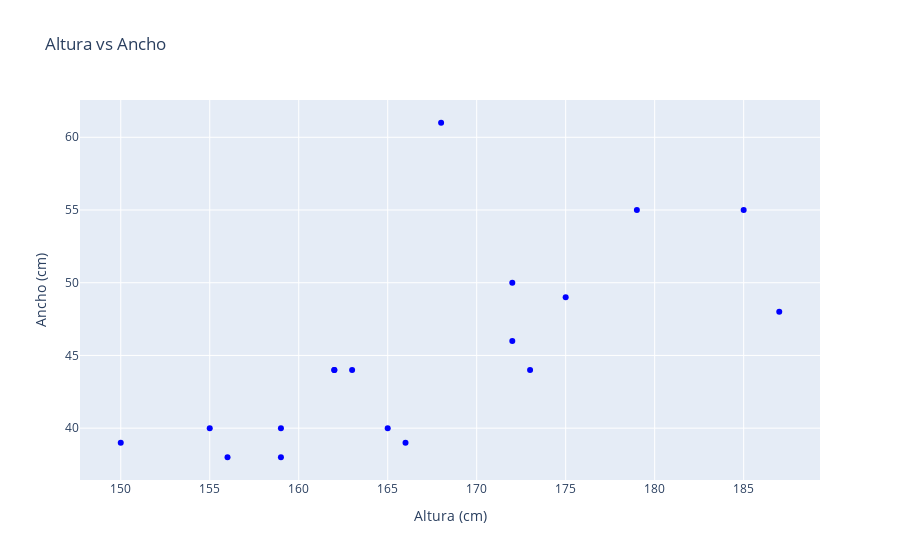
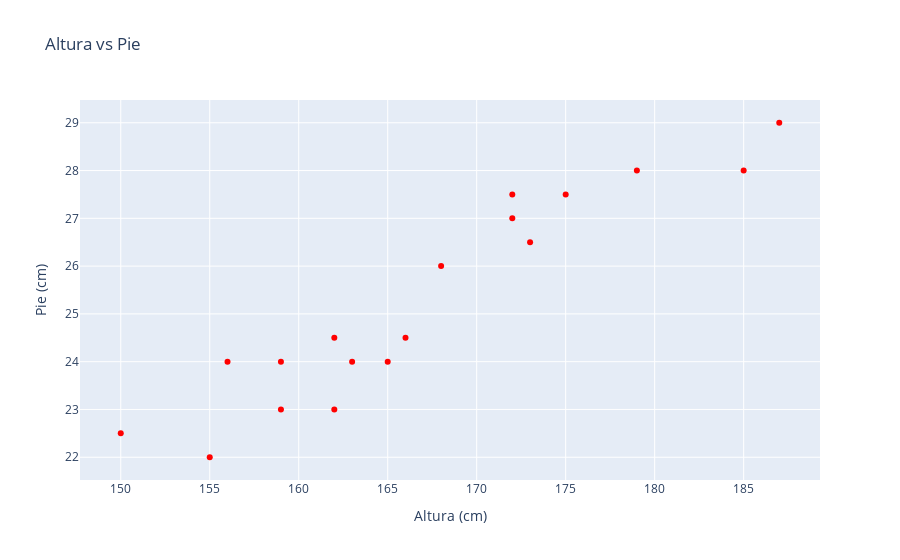

The notebook cell these images were saved under, in order:
### Code cell
fig1 = px.scatter(df, x="Altura", y="Ancho", 
                  title="Altura vs Ancho", 
                  labels={"Altura": "Altura (cm)", "Ancho": "Ancho (cm)"},
                  color_discrete_sequence=["blue"])

# Scatter plot de Altura vs Pie
fig2 = px.scatter(df, x="Altura", y="Pie", 
                  title="Altura vs Pie", 
                  labels={"Altura": "Altura (cm)", "Pie": "Pie (cm)"},
                  color_discrete_sequence=["red"])

# Mostrar ambas gráficas
fig1.show()
fig2.show()

### Figure 1 — Plotly figure (JSON) as saved in the notebook; plotly's stock layout.template omitted (floating-point values rounded to 4 significant figures)
{"data": [{"hovertemplate": "Altura (cm)=%{x}<br>Ancho (cm)=%{y}<extra></extra>", "legendgroup": "", "marker": {"color": "blue", "symbol": "circle"}, "mode": "markers", "name": "", "orientation": "v", "showlegend": false, "type": "scatter", "x": [185, 173, 163, 162, 172, 159, 187, 165, 175, 162, 155, 168, 179, 172, 159, 166, 156, 150], "xaxis": "x", "y": [55, 44, 44, 44, 46, 40, 48, 40, 49, 44, 40, 61, 55, 50, 38, 39, 38, 39], "yaxis": "y"}], "layout": {"legend": {"tracegroupgap": 0}, "title": {"text": "Altura vs Ancho"}, "xaxis": {"anchor": "y", "domain": [0, 1], "title": {"text": "Altura (cm)"}}, "yaxis": {"anchor": "x", "domain": [0, 1], "title": {"text": "Ancho (cm)"}}}}

### Figure 2 — Plotly figure (JSON) as saved in the notebook; plotly's stock layout.template omitted (floating-point values rounded to 4 significant figures)
{"data": [{"hovertemplate": "Altura (cm)=%{x}<br>Pie (cm)=%{y}<extra></extra>", "legendgroup": "", "marker": {"color": "red", "symbol": "circle"}, "mode": "markers", "name": "", "orientation": "v", "showlegend": false, "type": "scatter", "x": [185, 173, 163, 162, 172, 159, 187, 165, 175, 162, 155, 168, 179, 172, 159, 166, 156, 150], "xaxis": "x", "y": [28, 26.5, 24, 24.5, 27, 23, 29, 24, 27.5, 23, 22, 26, 28, 27.5, 24, 24.5, 24, 22.5], "yaxis": "y"}], "layout": {"legend": {"tracegroupgap": 0}, "title": {"text": "Altura vs Pie"}, "xaxis": {"anchor": "y", "domain": [0, 1], "title": {"text": "Altura (cm)"}}, "yaxis": {"anchor": "x", "domain": [0, 1], "title": {"text": "Pie (cm)"}}}}
